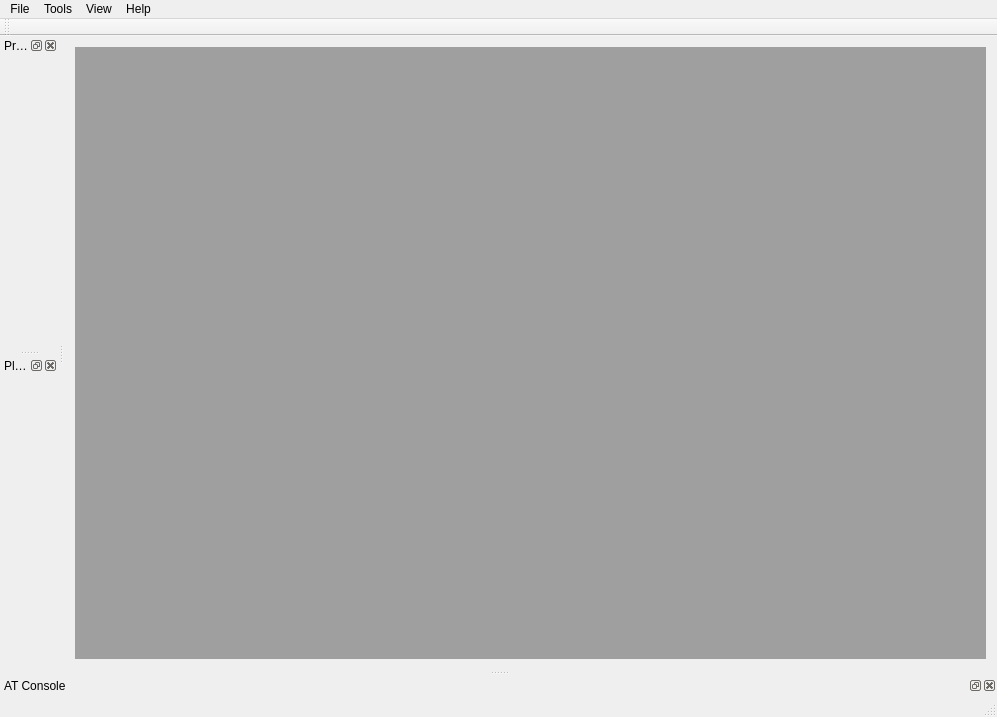
<?xml version="1.0" encoding="UTF-8"?>
<ui version="4.0">
 <class>ATEnvironmentClass</class>
 <widget class="QMainWindow" name="ATEnvironmentClass">
  <property name="geometry">
   <rect>
    <x>0</x>
    <y>0</y>
    <width>997</width>
    <height>717</height>
   </rect>
  </property>
  <property name="windowTitle">
   <string>ATEnvironment</string>
  </property>
  <widget class="QWidget" name="centralWidget">
   <layout class="QHBoxLayout" name="horizontalLayout">
    <item>
     <widget class="QMdiArea" name="mdiArea">
      <property name="viewMode">
       <enum>QMdiArea::TabbedView</enum>
      </property>
      <property name="documentMode">
       <bool>true</bool>
      </property>
      <property name="tabsClosable">
       <bool>true</bool>
      </property>
      <property name="tabsMovable">
       <bool>true</bool>
      </property>
     </widget>
    </item>
   </layout>
  </widget>
  <widget class="QMenuBar" name="menuBar">
   <property name="geometry">
    <rect>
     <x>0</x>
     <y>0</y>
     <width>997</width>
     <height>18</height>
    </rect>
   </property>
   <widget class="QMenu" name="menuFile">
    <property name="title">
     <string>File</string>
    </property>
    <widget class="QMenu" name="menuNew">
     <property name="title">
      <string>New</string>
     </property>
     <addaction name="actionNewProject"/>
     <addaction name="actionNewFile"/>
    </widget>
    <widget class="QMenu" name="menuOpen">
     <property name="title">
      <string>Open</string>
     </property>
     <addaction name="actionOpenProject_2"/>
     <addaction name="actionOpenFile"/>
    </widget>
    <addaction name="menuNew"/>
    <addaction name="menuOpen"/>
    <addaction name="actionSave_Project"/>
    <addaction name="separator"/>
    <addaction name="actionSaveFile"/>
    <addaction name="actionSaveAsFile"/>
    <addaction name="actionSave_all"/>
    <addaction name="separator"/>
    <addaction name="actionExit"/>
   </widget>
   <widget class="QMenu" name="menuView">
    <property name="title">
     <string>View</string>
    </property>
   </widget>
   <widget class="QMenu" name="menuHelp">
    <property name="title">
     <string>Help</string>
    </property>
    <addaction name="actionAbout"/>
   </widget>
   <widget class="QMenu" name="menuTools">
    <property name="title">
     <string>Tools</string>
    </property>
    <addaction name="actionPlugins"/>
   </widget>
   <addaction name="menuFile"/>
   <addaction name="menuTools"/>
   <addaction name="menuView"/>
   <addaction name="menuHelp"/>
  </widget>
  <widget class="QToolBar" name="mainToolBar">
   <attribute name="toolBarArea">
    <enum>TopToolBarArea</enum>
   </attribute>
   <attribute name="toolBarBreak">
    <bool>false</bool>
   </attribute>
  </widget>
  <widget class="QStatusBar" name="statusBar"/>
  <widget class="QDockWidget" name="dwProjectExplorer">
   <property name="allowedAreas">
    <set>Qt::LeftDockWidgetArea|Qt::RightDockWidgetArea</set>
   </property>
   <property name="windowTitle">
    <string>Project Explorer</string>
   </property>
   <attribute name="dockWidgetArea">
    <number>1</number>
   </attribute>
   <widget class="AProjectExplorer" name="wdgProjectExplorer">
    <layout class="QVBoxLayout" name="verticalLayout">
     <property name="leftMargin">
      <number>0</number>
     </property>
     <property name="topMargin">
      <number>0</number>
     </property>
     <property name="rightMargin">
      <number>0</number>
     </property>
     <property name="bottomMargin">
      <number>0</number>
     </property>
    </layout>
   </widget>
  </widget>
  <widget class="QDockWidget" name="dockWidget_3">
   <property name="allowedAreas">
    <set>Qt::BottomDockWidgetArea</set>
   </property>
   <property name="windowTitle">
    <string>AT Console</string>
   </property>
   <attribute name="dockWidgetArea">
    <number>8</number>
   </attribute>
   <widget class="AConsoleWidget" name="wdgConsole"/>
  </widget>
  <widget class="QDockWidget" name="dockPlanner">
   <property name="windowTitle">
    <string>Planner</string>
   </property>
   <attribute name="dockWidgetArea">
    <number>1</number>
   </attribute>
   <widget class="QWidget" name="dockWidgetContents_2"/>
  </widget>
  <action name="actionNewProject">
   <property name="text">
    <string>Project...</string>
   </property>
  </action>
  <action name="actionExit">
   <property name="text">
    <string>Exit</string>
   </property>
   <property name="shortcut">
    <string>Alt+F4</string>
   </property>
  </action>
  <action name="actionAbout">
   <property name="text">
    <string>About</string>
   </property>
  </action>
  <action name="actionOpenProject">
   <property name="text">
    <string>Open Project...</string>
   </property>
  </action>
  <action name="actionSave_Project">
   <property name="text">
    <string>Save Project</string>
   </property>
  </action>
  <action name="actionNewFile">
   <property name="text">
    <string>File...</string>
   </property>
  </action>
  <action name="actionPlugins">
   <property name="text">
    <string>Plugins</string>
   </property>
  </action>
  <action name="actionSaveFile">
   <property name="enabled">
    <bool>false</bool>
   </property>
   <property name="text">
    <string>Save</string>
   </property>
  </action>
  <action name="actionSaveAsFile">
   <property name="enabled">
    <bool>false</bool>
   </property>
   <property name="text">
    <string>Save as...</string>
   </property>
  </action>
  <action name="actionSave_all">
   <property name="text">
    <string>Save all</string>
   </property>
  </action>
  <action name="actionOpenProject_2">
   <property name="text">
    <string>Project...</string>
   </property>
  </action>
  <action name="actionOpenFile">
   <property name="text">
    <string>File...</string>
   </property>
  </action>
 </widget>
 <layoutdefault spacing="6" margin="11"/>
 <customwidgets>
  <customwidget>
   <class>AProjectExplorer</class>
   <extends>QWidget</extends>
   <header>AProjectExplorer.h</header>
   <container>1</container>
  </customwidget>
  <customwidget>
   <class>AConsoleWidget</class>
   <extends>QWidget</extends>
   <header>AConsoleWidget.h</header>
   <container>1</container>
  </customwidget>
 </customwidgets>
 <resources>
  <include location="../../ATEnvironment/ATEnvironment.qrc"/>
 </resources>
 <connections/>
</ui>
